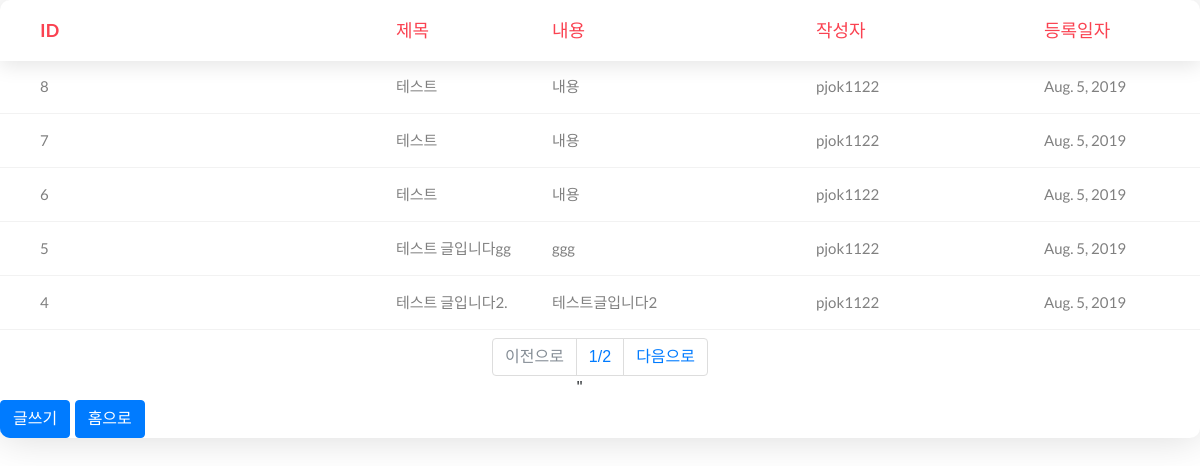
/board/list/, run on the app's committed database.
### board/models.py (models this page shows, shortened)
class Board(models.Model):
    title = models.CharField(max_length=128, verbose_name="제목")
    contents = models.TextField(verbose_name="내용")
    writer = models.ForeignKey('users.Users', on_delete=models.CASCADE, verbose_name ="작성자")
    tags = models.ManyToManyField('tag.Tag', verbose_name="태그")
    registred_dttm = models.DateField(auto_now_add=True, verbose_name="게시일")
    class Meta:
        db_table ="boards"
        verbose_name="게시글"
        verbose_name_plural="게시글"

### users/models.py (models this page shows)
class Users(models.Model):
    username = models.CharField(max_length=64,verbose_name="사용자이름")
    password = models.CharField(max_length=64, verbose_name="비밀번호")
    useremail = models.EmailField(max_length=128, verbose_name="이메일")
    registered_dttm = models.DateField(auto_now_add=True, verbose_name="등록시간")
    def __str__(self):
        return self.username
    class Meta:
        db_table = "users"
        verbose_name ="사용자"
        verbose_name_plural = "사용자"

### board/views.py (the view)
# urls.py: path('list/', views.board_list),
def board_list(request):
    boards_all = Board.objects.all().order_by('-id')
    page = int(request.GET.get('p', 1)) #없으면 1로 지정
    paginator = Paginator(boards_all, 5) #한 페이지 당 몇개 씩 보여줄 지 지정
    boards = paginator.get_page(page)
    return render(request, "board/board_list.html", {"boards":boards})

### board/templates/board/board_list.html
{% extends "board/base2.html" %}
{% block content %}
<div class="table100 ver2 m-b-110">
        <div class="table100-head">
            <table>
                <thead>
                    <tr class="row100 head">
                        <th class="cell100 column1">ID</th>
                        <th class="cell100 column2">제목</th>
                        <th class="cell100 column3">내용</th>
                        <th class="cell100 column4">작성자</th>
                        <th class="cell100 column5">등록일자</th>
                    </tr>
                </thead>
            </table>
        </div>
        <div class="table100-body js-pscroll">
            <table>
                <tbody>
                    {% for board in boards %}
                    <tr class="row100 body" onclick="location.href='/board/detail/{{board.id}}'">
                        <td class="cell100 column1">{{ board.id }}</td>
                        <td class="cell100 column2">{{ board.title }}</td>
                        <td class="cell100 column3">{{ board.contents }}</td>
                        <td class="cell100 column4">{{ board.writer }}</td>
                        <td class="cell100 column5">{{ board.registred_dttm }}</td>
                    </tr>
                    {% endfor %}
                </tbody>
            </table>
            <div class="row mt-2">
                <div class="col-12">
                    <nav>
                        <ul class="pagination justify-content-center">
                            {% if boards.has_previous %}
                            <li class="page-item">
                                <a class="page-link" href="?p={{boards.previous_page_number }}">이전으로</a>
                            </li>
                            {% else %}
                            <li class="page-item disabled">
                                <a class="page-link" href="#">이전으로</a>
                            </li>
                            {% endif %}
                            <li class="page-item">
                                <a class="page-link" href="#">{{boards.number}}/{{boards.paginator.num_pages}}</a>"
                            </li>
                            {% if boards.has_next %}
                            <li class="page-item">
                                <a class="page-link" href="?p={{boards.next_page_number }}">다음으로</a>
                            </li>
                            {% else %}
                            <li class="page-item disabled">
                                <a class="page-link" href="#">다음으로</a>
                            </li>
                            {% endif %}
                        </ul>
                    </nav>
                </div>
            </div>
        </div>
            <button class="btn btn-primary" onclick="location.href='/board/write/'">글쓰기</button>
            <button class="btn btn-primary" onclick="location.href='/'">홈으로</button>
    </div>
{% endblock %}

### board/templates/board/base2.html (shortened to what this page needs)
{% load static %}
<!DOCTYPE html>
<html>
<head>
	<link rel="stylesheet" type="text/css" href="{% static 'vendor/bootstrap/css/bootstrap.min.css' %}">
	<link rel="stylesheet" type="text/css" href="{% static 'fonts/font-awesome-4.7.0/css/font-awesome.min.css' %}">
	<link rel="stylesheet" type="text/css" href="{% static 'vendor/animate/animate.css' %}" >
	<link rel="stylesheet" type="text/css" href="{% static 'vendor/select2/select2.min.css' %}">
	<link rel="stylesheet" type="text/css" href="{% static 'vendor/perfect-scrollbar/perfect-scrollbar.css' %}">
	<link rel="stylesheet" type="text/css" href="{% static 'css/util.css' %}">
	<link rel="stylesheet" type="text/css" href="{% static 'css/main.css' %}">
</head>
<body>
{% block content %}
{% endblock %}
</body>
</html>

### static/css/main.css (style rules this page uses)
* { margin: 0px; padding: 0px; box-sizing: border-box; }
body, html { height: 100%; font-family: sans-serif; }
a { margin: 0px; transition: all 0.4s; -webkit-transition: all 0.4s; -o-transition: all 0.4s; -moz-transition: all 0.4s; }
ul, li { margin: 0px; list-style-type: none; }
button { outline: none !important; border: none; background: transparent; }
.js-pscroll { position: relative; overflow: hidden; }
.table100 { background-color: #fff; }
table { width: 100%; }
th, td { font-weight: unset; padding-right: 10px; }
.column1 { width: 33%; padding-left: 40px; }
.column2 { width: 13%; }
.column3 { width: 22%; }
.column4 { width: 19%; }
.column5 { width: 13%; }
.table100-head th { padding-top: 18px; padding-bottom: 18px; }
.table100-body td { padding-top: 16px; padding-bottom: 16px; }
.table100 { position: relative; padding-top: 60px; }
.table100-head { position: absolute; width: 100%; top: 0; left: 0; }
.table100-body { max-height: 585px; overflow: auto; }
.table100.ver2 .table100-head { box-shadow: 0 5px 20px 0px rgba(0, 0, 0, 0.1); -moz-box-shadow: 0 5px 20px 0px rgba(0, 0, 0, 0.1); -webkit-box-shadow: 0 5px 20px 0px rgba(0, 0, 0, 0.1); -o-box-shadow: 0 5px 20px 0px rgba(0, 0, 0, 0.1); -ms-box-shadow: 0 5px 20px 0px rgba(0, 0, 0, 0.1); }
.table100.ver2 th { font-family: Lato-Bold; font-size: 18px; color: #fa4251; line-height: 1.4; background-color: transparent; }
.table100.ver2 td { font-family: Lato-Regular; font-size: 15px; color: #808080; line-height: 1.4; }
.table100.ver2 .table100-body tr { border-bottom: 1px solid #f2f2f2; }
.table100.ver2 { border-radius: 10px; overflow: hidden; box-shadow: 0 0px 40px 0px rgba(0, 0, 0, 0.15); -moz-box-shadow: 0 0px 40px 0px rgba(0, 0, 0, 0.15); -webkit-box-shadow: 0 0px 40px 0px rgba(0, 0, 0, 0.15); -o-box-shadow: 0 0px 40px 0px rgba(0, 0, 0, 0.15); -ms-box-shadow: 0 0px 40px 0px rgba(0, 0, 0, 0.15); }

### data on the page
Board: id "8", title "테스트", contents "내용", writer "pjok1122", registred_dttm "Aug. 5, 2019"
Board: id "7", title "테스트", contents "내용", writer "pjok1122", registred_dttm "Aug. 5, 2019"
Board: id "6", title "테스트", contents "내용", writer "pjok1122", registred_dttm "Aug. 5, 2019"
Board: id "5", title "테스트 글입니다gg", contents "ggg", writer "pjok1122", registred_dttm "Aug. 5, 2019"
Board: id "4", title "테스트 글입니다2.", contents "테스트글입니다2", writer "pjok1122", registred_dttm "Aug. 5, 2019"

### other printed values
{{ boards.number }} "1"
{{ boards.paginator.num_pages }} "2"
